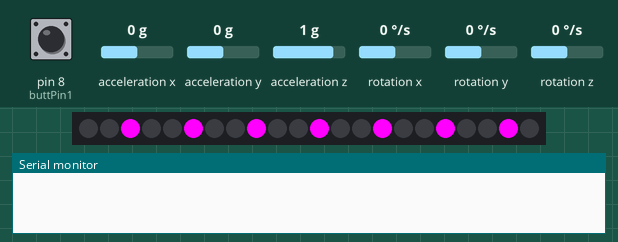
A sketch run on a simulated Arduino Mega 2560, built with avr-gcc and run on an emulated ATmega2560. Parts: 22 RGB LEDs in strip order, left to right, the last lines printed to the serial monitor. Wiring (inferred from the names in the program): MPU-6050 motion sensor at I2C address 0x68. Inputs (shaded band) come from the test bench; at power-on: rotation x 0 °/s, pin 8 (buttPin1) LOW, acceleration x 0 g, acceleration y 0 g, acceleration z 1 g, rotation y 0 °/s, rotation z 0 °/s. Dim RGB values are drawn brighter than linear.

Above: at 0.79 s.
1.3 s: rotation x set to 100 °/s
At 3.46 s:
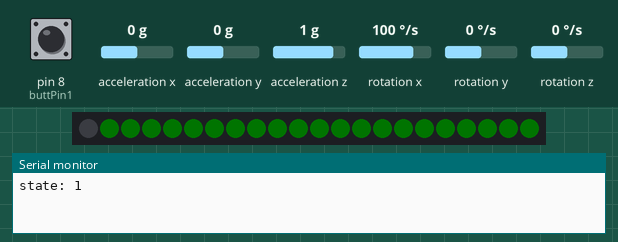
4.3 s: pin 8 (buttPin1) pulled HIGH for 0.15 s
5.0 s: rotation x set to -192 °/s
At 7.18 s:
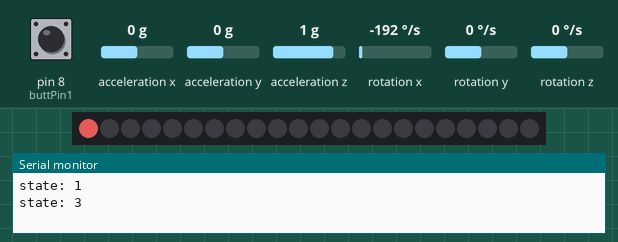
8.0 s: pin 8 (buttPin1) pulled HIGH for 1 s
At 8.4 s:
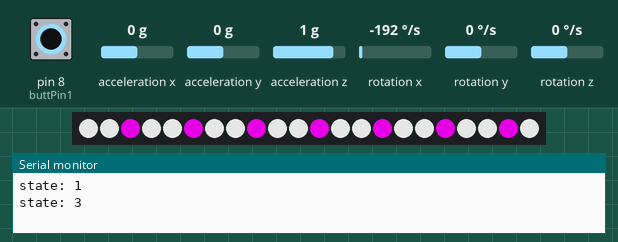
9.6 s: rotation x set to -100 °/s
At 11.78 s:
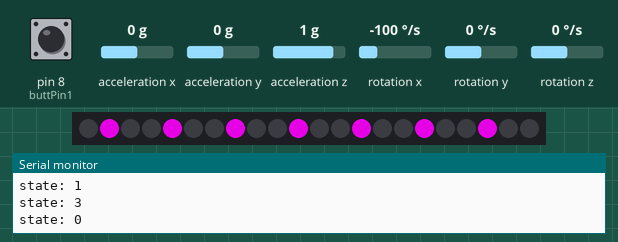
Timing chart, 0 to 13.3 s (numbered marks = the images above; inputs shaded):
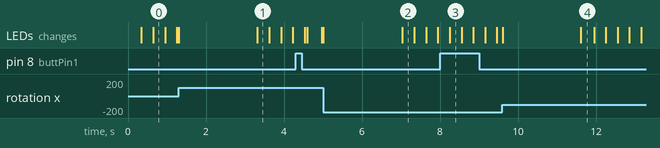

Measured:
- after the input at 8.0 s, the LEDs: change after 0.25 s (image 3)

The sketch:

starwand.ino
```cpp
#include <Wire.h>
#include <Adafruit_NeoPixel.h>

//isabella bane
//csc235 finite state machine DA
//9/21/2023

//Neopixel
Adafruit_NeoPixel strip(22, 10);
uint32_t pink = strip.Color(255, 100, 100);
uint32_t green = strip.Color(0, 255, 0);
uint32_t off = strip.Color(0, 0, 0);
uint32_t purple = strip.Color(255, 0, 255);
uint32_t blue = strip.Color(100, 100, 255);
uint32_t white = strip.Color(255, 255, 255);
//state var
int state = 0;
//butt pins
int buttPin1 = 8;
boolean currentState1 = false;
boolean previousState1 = false;

//included from Michael Schoeffler
const int MPU_ADDR = 0x68;  // I2C address of the MPU-6050. If AD0 pin is set to HIGH, the I2C address will be 0x69.

int16_t accelerometer_x, accelerometer_y, accelerometer_z;  // variables for accelerometer raw data
int16_t gyro_x, gyro_y, gyro_z;                             // variables for gyro raw data
int16_t temperature;                                        // variables for temperature data

char tmp_str[7];  // temporary variable used in convert function

char* convert_int16_to_str(int16_t i) {  // converts int16 to string. Moreover, resulting strings will have the same length in the debug monitor.
  sprintf(tmp_str, "%6d", i);
  return tmp_str;
}
/////////////////////

void setup() {
  Serial.begin(9600);
  strip.clear();
  strip.begin();
  strip.show();
  pinMode(buttPin1, INPUT);
  ///MS
  Wire.begin();
  Wire.beginTransmission(MPU_ADDR);  // Begins a transmission to the I2C slave (GY-521 board)
  Wire.write(0x6B);                  // PWR_MGMT_1 register
  Wire.write(0);                     // set to zero (wakes up the MPU-6050)
  Wire.endTransmission(true);
  /////
}

void loop() {
  //last frame
  previousState1 = currentState1;
  //get the current butt state :)
  currentState1 = debounce(buttPin1, previousState1);
  if (currentState1 == 1 && previousState1 == 0) {
    state++;
    if (state >= 5) {
      state = 0;
    }
  }

  switch (state) {
    case 0:
      strip.clear();
      strip.show();
      threeColorSweep(off, off, purple, 100);
      strip.show();
      break;
    case 1:
      strip.clear();
      strip.show();
      brightShift(green, 5000);
      strip.show();
      break;
    case 2:
      strip.clear();
      strip.show();
      pongLight(purple, 10);
      strip.show();
      break;
    case 3:
      strip.clear();
      strip.show();
      bulletTrain(pink, 30);
      strip.show();
      break;
    case 4:
      strip.clear();
      strip.show();
      threeColorSweep(purple, white, white, 100);
      strip.show();
  }
  //MS
  Wire.beginTransmission(MPU_ADDR);
  Wire.write(0x3B);                         // starting with register 0x3B (ACCEL_XOUT_H) [MPU-6000 and MPU-6050 Register Map and Descriptions Revision 4.2, p.40]
  Wire.endTransmission(false);              // the parameter indicates that the Arduino will send a restart. As a result, the connection is kept active.
  Wire.requestFrom(MPU_ADDR, 7 * 2, true);  // request a total of 7*2=14 registers

  // "Wire.read()<<8 | Wire.read();" means two registers are read and stored in the same variable
  int prev_x = accelerometer_x;
  accelerometer_x = Wire.read() << 8 | Wire.read();  // reading registers: 0x3B (ACCEL_XOUT_H) and 0x3C (ACCEL_XOUT_L)
  accelerometer_y = Wire.read() << 8 | Wire.read();  // reading registers: 0x3D (ACCEL_YOUT_H) and 0x3E (ACCEL_YOUT_L)
  accelerometer_z = Wire.read() << 8 | Wire.read();  // reading registers: 0x3F (ACCEL_ZOUT_H) and 0x40 (ACCEL_ZOUT_L)
  temperature = Wire.read() << 8 | Wire.read();      // reading registers: 0x41 (TEMP_OUT_H) and 0x42 (TEMP_OUT_L)
  int prev_gx = gyro_x;
  gyro_x = Wire.read() << 8 | Wire.read();  // reading registers: 0x43 (GYRO_XOUT_H) and 0x44 (GYRO_XOUT_L)
  gyro_y = Wire.read() << 8 | Wire.read();  // reading registers: 0x45 (GYRO_YOUT_H) and 0x46 (GYRO_YOUT_L)
  gyro_z = Wire.read() << 8 | Wire.read();  // reading registers: 0x47 (GYRO_ZOUT_H) and 0x48 (GYRO_ZOUT_L)

  // // print out data
  // Serial.print("aX = ");
  // Serial.print(convert_int16_to_str(accelerometer_x));
  // Serial.print(" | aY = ");
  // Serial.print(convert_int16_to_str(accelerometer_y));
  // Serial.print(" | aZ = ");
  // Serial.print(convert_int16_to_str(accelerometer_z));
  // // the following equation was taken from the documentation [MPU-6000/MPU-6050 Register Map and Description, p.30]
  // Serial.print(" | tmp = ");
  // Serial.print(temperature / 340.00 + 36.53);
  // Serial.print(" | gX = ");
  // Serial.print(convert_int16_to_str(gyro_x));
  // Serial.print(" | gY = ");
  // Serial.print(convert_int16_to_str(gyro_y));
  // Serial.print(" | gZ = ");
  // Serial.print(convert_int16_to_str(gyro_z));
  // Serial.println();

  ////////////////

  int threshhold = 10000;


  if (gyro_x - prev_gx >= threshhold) {
    state++;
strip.clear();
strip.show();
    delay(2000);
    if (state == 5) {
      state = 0;
    }
    Serial.print("state: ");
    Serial.println(state);
  }
}


boolean debounce(int aButton, boolean prevState) {
  // track the button's current state
  boolean aButtonState = digitalRead(aButton);

  // if you pressed the button this frame, then
  // wait so you don't read the button again
  // while it is bouncing
  if (aButtonState == HIGH && prevState == LOW) {
    delay(15);
  }
  // return the button's current state
  return aButtonState;
}

void bulletTrain(uint32_t aColor, int wait) {
  static unsigned long startTime = millis();
  unsigned long currentTime = millis();
  static int index = 0;
  if (currentTime - startTime >= wait) {
    strip.setPixelColor(index, aColor);
    strip.setPixelColor(index - 1, 0, 0, 0);
    index++;
    strip.show();

    //reset timer
    startTime = millis();
    //reset moving color when reaches end
    if (index >= strip.numPixels()) {
      index = 0;
      strip.clear();
    }
  }
}


void pongLight(uint32_t aColor, int wait) {
  static boolean backforth = 0;
  static unsigned long startTime = millis();
  unsigned long currentTime = millis();
  static int index = 0;
  if (currentTime - startTime >= wait) {
    if (backforth == 0) {
      strip.clear();
      strip.setPixelColor(index, aColor);
      // strip.show();
      strip.setPixelColor(index - 1, 0, 0, 0);
      index++;
    } else {
      strip.setPixelColor(index, aColor);
      strip.setPixelColor(index + 1, 0, 0, 0);
      index--;
    }
    strip.show();
    if (index > strip.numPixels()) {
      backforth = 1;
    }
    if (index < 0) {
      backforth = 0;
      // strip.clear();
    }
    // Serial.println(index);
    startTime = millis();
  }
}

void brightShift(uint32_t aColor, int wait) {
  static boolean backforth = 0;
  static unsigned long startTime = millis();
  unsigned long currentTime = millis();
  static int i = 0;
  static int brightness = 0;
  for (int i = 0; i < strip.numPixels(); i++) {
    strip.setPixelColor(i, aColor);
    strip.setBrightness(brightness);
  }
  if (backforth == 0) {
    brightness++;
  } else {
    brightness--;
  }
  if (brightness <= 0) {
    backforth = 0;
    startTime = millis();
  }
  if (brightness >= 255) {
    backforth = 1;
    startTime = millis();
  }
  strip.show();
}
void threeColorSweep(uint32_t c1, uint32_t c2, uint32_t c3, int interval) {
  static unsigned long startTime = millis();
  unsigned long currentTime = millis();
  static int state = 0;
  if (currentTime - startTime >= interval) {
    state++;
    startTime = millis();
  }
  if (state == 0) {
    for (int i = 0; i < strip.numPixels(); i++) {
      if (i % 3 == 0) {
        strip.setPixelColor(i, c1);
      } else if (i % 3 == 1) {
        strip.setPixelColor(i, c2);
      } else if (i % 3 == 2) {
        strip.setPixelColor(i, c3);
      }
    }
    strip.show();
  }
  if (state == 1) {
    for (int i = 0; i < strip.numPixels(); i++) {
      if (i % 3 == 0) {
        strip.setPixelColor(i, c2);
      } else if (i % 3 == 1) {
        strip.setPixelColor(i, c3);
      } else if (i % 3 == 2) {
        strip.setPixelColor(i, c1);
      }
    }
    strip.show();
  }
  if (state == 2) {
    for (int i = 0; i < strip.numPixels(); i++) {
      if (i % 3 == 0) {
        strip.setPixelColor(i, c3);
      } else if (i % 3 == 1) {
        strip.setPixelColor(i, c1);
      } else if (i % 3 == 2) {
        strip.setPixelColor(i, c2);
      }
    }
    strip.show();
    state = 0;
  }
}
```
